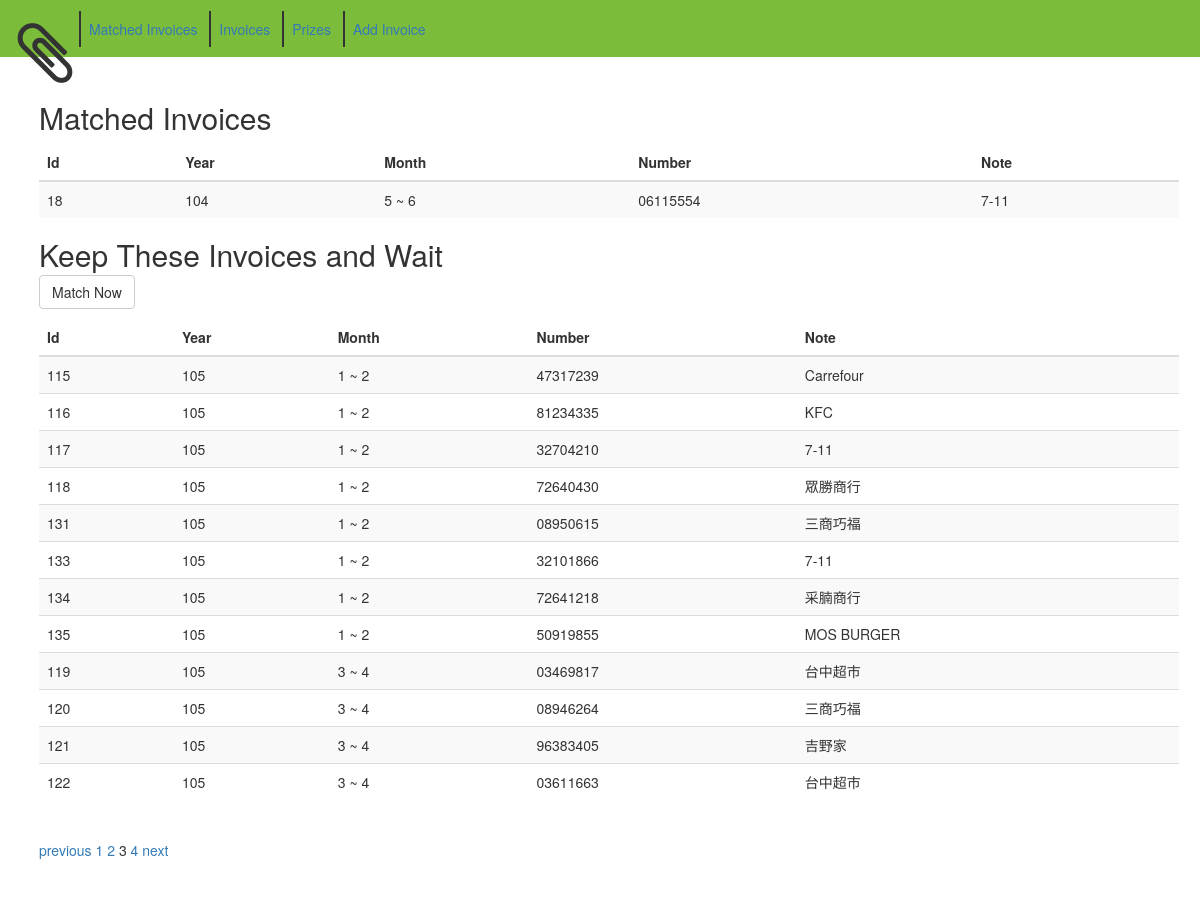
The app's page /?non_matched_page=3&non_matched_per_rows=12 with its own data.
### db.py (models this page shows, shortened)
class Invoice(Base):
    __tablename__ = 'invoices'
    id = Column(Integer, primary_key=True)
    year = Column(Integer)
    month = Column(Integer)
    number = Column(String)
    note = Column(String)
    is_matched = Column(Boolean)
    prize_id = Column(Integer, ForeignKey('prizes.id'))
    prize = relationship('Prize', backref=backref('invoices'))

### web.py (the view)
@app.route('/')
def index():
    non_matched_per_rows = request.args.get('non_matched_per_rows', pagination.Pagination.DEFAULT_PER_ROWS)
    non_matched_current_page = request.args.get('non_matched_page', 1)
    try:
        non_matched_per_rows = int(non_matched_per_rows)
        non_matched_per_rows = pagination.Pagination.DEFAULT_PER_ROWS if non_matched_per_rows <= 0 else non_matched_per_rows
    except:
        non_matched_per_rows = pagination.Pagination.DEFAULT_PER_ROWS
    try:
        non_matched_current_page = int(non_matched_current_page)
        non_matched_current_page = 1 if non_matched_current_page < 1 else non_matched_current_page
    except:
        non_matched_current_page = 1
    non_matched_invoices_query = g.app.get_non_matched_invoices()
    p = pagination.Pagination(non_matched_invoices_query.count(), non_matched_per_rows, non_matched_current_page)
    view_data = {
        'matched_invoices': g.app.get_matched_invoices().all(),
        'non_matched_invoices': non_matched_invoices_query[p.get_from_rows():p.get_to_rows() + 1],
        'pagination': p
        }
    return render_template('index.html',
                           **view_data)

### db.py (called while the page is built)
    @classmethod
    def get_instance(cls):
        instance = session.query(cls).first()
        if not instance:
            instance = cls()
        return instance

    def get_matched_invoices(self):
        return session.query(Invoice).filter_by(is_matched=True).order_by(Invoice.year, Invoice.month)

    def get_non_matched_invoices(self):
        return session.query(Invoice).filter_by(is_matched=None).order_by(Invoice.year, Invoice.month)

### pagination.py (called while the page is built)
    def set_total_rows(self, total_rows):
        if total_rows < 0:
            raise ValueError("total rows must greater than zero")
        self._total_rows = total_rows

    def set_per_rows(self, per_rows):
        if per_rows < 0:
            raise ValueError("per rows must greater than zero")
        self._per_rows = per_rows

    def get_per_rows(self):
        return self._per_rows

    def set_current_page(self, current_page):
        if current_page < 1:
            raise ValueError("current page must greater than 1")
        self._current_page = current_page

    def get_current_page(self):
        return self._current_page

    def get_from_rows(self):
        return (self._current_page - 1) * self._per_rows

    def get_to_rows(self):
        return self.get_from_rows() + self._per_rows - 1

    def set_pages_range(self, pages_range):
        if pages_range < 1:
            raise ValueError("pages range must greater than 1")
        self._pages_range = pages_range

    def get_pagination_from_page(self):
        return self._pagination_from_page

    def get_pagination_to_page(self):
        return self._pagination_to_page

    def get_total_pages(self):
        return self._total_pages

### web.py (called while the page is built)
@app.before_request
def before_request():
    g.app = db.App.get_instance()

### templates/index.html
{% extends "base.html" %}
{% block content %}
<h2>Matched Invoices</h2>
{% if matched_invoices|count %}
<table class="table table-striped table-hover">
  <thead>
    <tr>
      <th>Id</th>
      <th>Year</th>
      <th>Month</th>
      <th>Number</th>
      <th>Note</th>
    </tr>
  </thead>
  <tbody>
    {% for invoice in matched_invoices %}
    <tr>
      <td>{{ invoice.id }}</td>
      <td>{{ invoice.year }}</td>
      <td>{{ invoice.month * 2 - 1}} ~ {{ invoice.month * 2 }}</td>
      <td>{{ invoice.number }}</td>
      <td>{{ invoice.note }}</td>
    </tr>
    {% endfor %}
  </tbody>
</table>
{% else %}
<p>No luck today.</p>
{% endif %}
<h2>Keep These Invoices and Wait <form action="invoices_match" method="POST"><button class="btn btn-default" type="submit">Match Now</button></form></h2>
{% if non_matched_invoices|count %}
<table class="table table-striped table-hover">
  <thead>
    <tr>
      <th>Id</th>
      <th>Year</th>
      <th>Month</th>
      <th>Number</th>
      <th>Note</th>
    </tr>
  </thead>
  <tbody>
    {% for invoice in non_matched_invoices %}
    <tr>
      <td>{{ invoice.id }}</td>
      <td>{{ invoice.year }}</td>
      <td>{{ invoice.month * 2 - 1 }} ~ {{ invoice.month * 2 }}</td>
      <td>{{ invoice.number }}</td>
      <td>{{ invoice.note }}</td>
    </tr>
    {% endfor %}
  </tbody>
</table>
<div class="pagination">
  {% if pagination.get_current_page() != 1 %}
  <a href="?non_matched_page={{ pagination.get_current_page() - 1 }}&non_matched_per_rows={{ pagination.get_per_rows() }}">previous</a>
  {% endif %}
  {% for page in range(pagination.get_pagination_from_page(), pagination.get_pagination_to_page() + 1) %}
  {% if page == pagination.get_current_page() %}
  <span class="current_page">{{ page }}</span>
  {% else %}
  <a href="?non_matched_page={{ page }}&non_matched_per_rows={{ pagination.get_per_rows() }}">{{ page }}</a>
  {% endif %}
  {% endfor %}
  {% if pagination.get_current_page() != pagination.get_total_pages() %}
  <a href="?non_matched_page={{ pagination.get_current_page() + 1 }}&non_matched_per_rows={{ pagination.get_per_rows() }}">next</a>
  {% endif %}
</div>
{% else %}
<p>Maybe buy something and then add the invoice you get later.</p>
{% endif %}
{% endblock %}

### records on screen
Invoice: id "18", year "104", invoice.month*2-1 "5", invoice.month*2 "6", number "06115554", note "7-11"
Invoice: id "115", year "105", invoice.month*2-1 "1", invoice.month*2 "2", number "47317239", note "Carrefour"
Invoice: id "116", year "105", invoice.month*2-1 "1", invoice.month*2 "2", number "81234335", note "KFC"
Invoice: id "117", year "105", invoice.month*2-1 "1", invoice.month*2 "2", number "32704210", note "7-11"
Invoice: id "118", year "105", invoice.month*2-1 "1", invoice.month*2 "2", number "72640430", note "眾勝商行"
Invoice: id "131", year "105", invoice.month*2-1 "1", invoice.month*2 "2", number "08950615", note "三商巧福"
Invoice: id "133", year "105", invoice.month*2-1 "1", invoice.month*2 "2", number "32101866", note "7-11"
Invoice: id "134", year "105", invoice.month*2-1 "1", invoice.month*2 "2", number "72641218", note "采腩商行"
Invoice: id "135", year "105", invoice.month*2-1 "1", invoice.month*2 "2", number "50919855", note "MOS BURGER"
Invoice: id "119", year "105", invoice.month*2-1 "3", invoice.month*2 "4", number "03469817", note "台中超市"
Invoice: id "120", year "105", invoice.month*2-1 "3", invoice.month*2 "4", number "08946264", note "三商巧福"
Invoice: id "121", year "105", invoice.month*2-1 "3", invoice.month*2 "4", number "96383405", note "吉野家"
Invoice: id "122", year "105", invoice.month*2-1 "3", invoice.month*2 "4", number "03611663", note "台中超市"

### other values on screen
{{ page }} "1" "2" "4"
{{ page }} "3"
